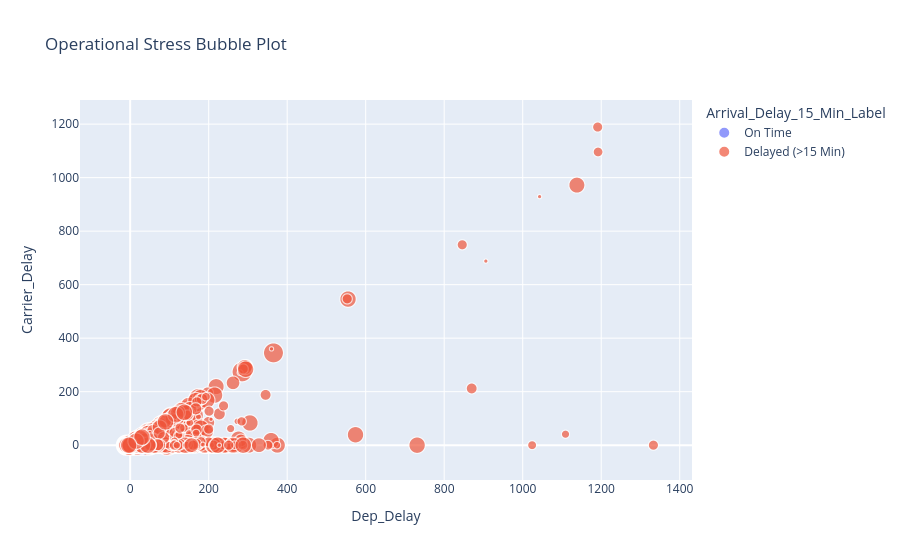

Notebook cell for this chart:
### Markdown cell above
- Virtually all flights start at Not Cancelled (0) and flow directly into Not Diverted (0). This is the massive, healthy master stream of your data.
-  From that main stream, the traffic branches out evenly across all days of the week, but Day 5 (Friday) handles a noticeably thicker stream of flights.
-  The Blue Chain: Flights that stay on the dark blue path sail straight through the week and finish cleanly as On Time.
- Flights that drop into the bright yellow path get caught up in operational issues during the week and always end up Delayed.
- If you follow the yellow paths backward from the "Delayed" block, a disproportionately thick yellow strand links right back to Day 5 (Friday).

### Code cell
fig = px.scatter(
    df,

    x='Dep_Delay',
    y='Carrier_Delay',

    size='Distance',

    color='Arrival_Delay_15_Min_Label',

    title='Operational Stress Bubble Plot'
)

fig.show()

### Figure 1 — Plotly figure (JSON) as saved in the notebook; plotly's stock layout.template omitted (floating-point values rounded to 4 significant figures; data arrays with more than 128 entries replaced by an {"elided": "..."} marker saying what was removed)
{"data": [{"hovertemplate": "Arrival_Delay_15_Min_Label=On Time<br>Dep_Delay=%{x}<br>Carrier_Delay=%{y}<br>Distance=%{marker.size}<extra></extra>", "legendgroup": "On Time", "marker": {"color": "#636efa", "size": {"elided": "3306 int values"}, "sizemode": "area", "sizeref": 9.46, "symbol": "circle"}, "mode": "markers", "name": "On Time", "showlegend": true, "type": "scattergl", "x": {"elided": "3306 int values"}, "xaxis": "x", "y": {"elided": "3306 int values"}, "yaxis": "y"}, {"hovertemplate": "Arrival_Delay_15_Min_Label=Delayed (>15 Min)<br>Dep_Delay=%{x}<br>Carrier_Delay=%{y}<br>Distance=%{marker.size}<extra></extra>", "legendgroup": "Delayed (>15 Min)", "marker": {"color": "#EF553B", "size": {"elided": "1515 int values"}, "sizemode": "area", "sizeref": 9.46, "symbol": "circle"}, "mode": "markers", "name": "Delayed (>15 Min)", "showlegend": true, "type": "scattergl", "x": {"elided": "1515 int values"}, "xaxis": "x", "y": {"elided": "1515 int values"}, "yaxis": "y"}], "layout": {"autosize": true, "legend": {"itemsizing": "constant", "title": {"text": "Arrival_Delay_15_Min_Label"}, "tracegroupgap": 0}, "title": {"text": "Operational Stress Bubble Plot"}, "xaxis": {"anchor": "y", "autorange": true, "domain": [0, 1], "range": [-117.8, 1426.0], "title": {"text": "Dep_Delay"}, "type": "linear"}, "yaxis": {"anchor": "x", "autorange": true, "domain": [0, 1], "range": [-213.6, 1336.0], "title": {"text": "Carrier_Delay"}, "type": "linear"}}}
